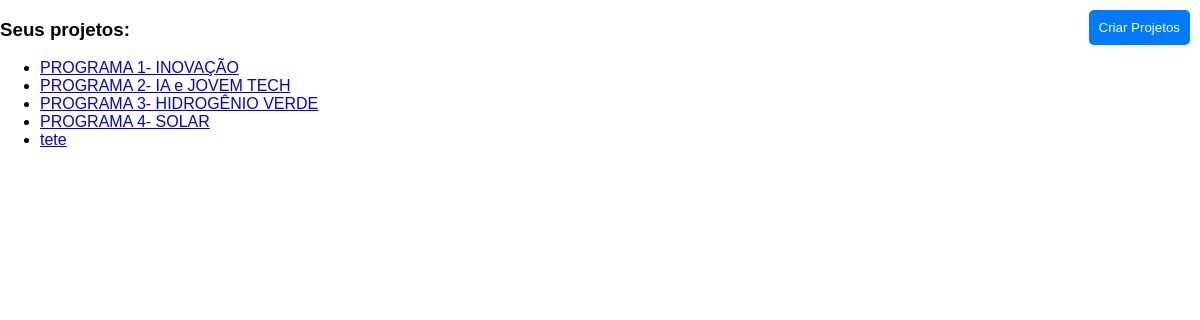
/projetos/antes_projetos.php (signed in), run on the app's committed database.
### tables this page shows
CREATE TABLE `projetos` (
  `id_projeto` int(11) NOT NULL,
  `nome_projeto` varchar(255) NOT NULL,
  `login_criador` varchar(255) NOT NULL,
  `caminho_projeto` varchar(255) NOT NULL,
  `objetivo` varchar(400) NOT NULL,
  `dt_criada` timestamp NOT NULL DEFAULT current_timestamp() ON UPDATE current_timestamp()
);

### projetos/antes_projetos.php (the view, shortened to what this page needs)
<?php
require_once "..\bancodedados/bd_conectar.php";
?>
<!DOCTYPE html>
<html lang="en">
<head>
    <link rel="stylesheet" href="pasta_de_estilos/antes_projetos.css">
</head>
<body class="body">
    <form action="projetos.php" >
        <button class ="buttonsuperior" type="submit" id="butaosuperiordireito">Criar Projetos</button>
    </form>
</body>
<?php
    $sql = "SELECT * FROM projetos";
    $result = $mysqli->query($sql);
    if($result->num_rows >= 1){
        echo('<h3> Seus projetos:</h3>');
        if ($result->num_rows > 0) {
            echo '<ul>';
            while ($row = $result->fetch_assoc()) {
                if($row['login_criador'] == $_SESSION['login']){
                    $id_proj = $row["id_projeto"];
                    $caminho = $row["caminho_projeto"];
                    echo '<li><a href="verprojetoscriados.php?id_projeto=' . $id_proj . '&caminho_projeto=' . urlencode($caminho) . '&nome_projeto=' . urlencode($row["nome_projeto"]) . '">' . $row["nome_projeto"] . '</a></li>';
                }
            }
            echo '</ul>';
        } else {
                echo '<p>Nenhum item encontrado no banco de dados.</p>';
        }
    }else{
        echo('<h3> Você ainda não criou nenhum projeto!</h3>');
    }
?>
</html>

### projetos/pasta_de_estilos/antes_projetos.css (style rules this page uses)
body { margin: 0; padding: 0; font-family: Arial, sans-serif; }
.buttonsuperior { position: fixed; top: 10px; right: 10px; padding: 10px; background-color: #007bff; color: #fff; border: none; border-radius: 5px; cursor: pointer; }

### data on the page
projetos: nome_projeto "PROGRAMA 1- INOVAÇÃO"
projetos: nome_projeto "PROGRAMA 2- IA e JOVEM TECH"
projetos: nome_projeto "PROGRAMA 3- HIDROGÊNIO VERDE"
projetos: nome_projeto "PROGRAMA 4- SOLAR"
projetos: nome_projeto "tete"
